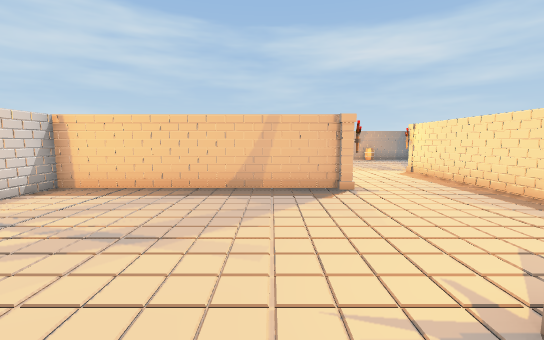
[1] (above)

13 first-person views from a walk through a scene from a Unity 3-D project. The camera is 1.3 m above the floor, tilts 6° down and sees 90° across. The floor is counted in squares, 1 m on a side. Each view is taken from the middle of a square. On the plan, view 1 faces up. The plan holds only what a view shows up to about 13 squares ahead; the rest is blank. The player character is not drawn.

[2]
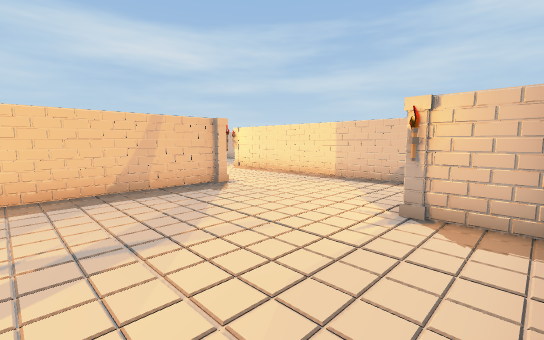

[3]
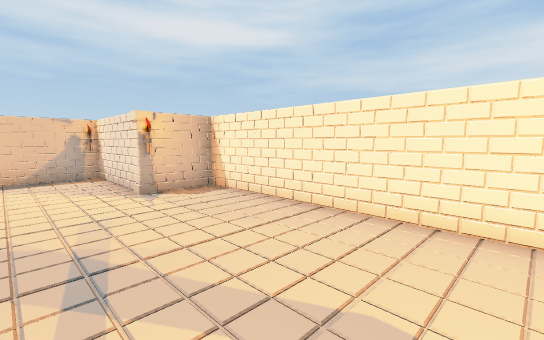

[4]
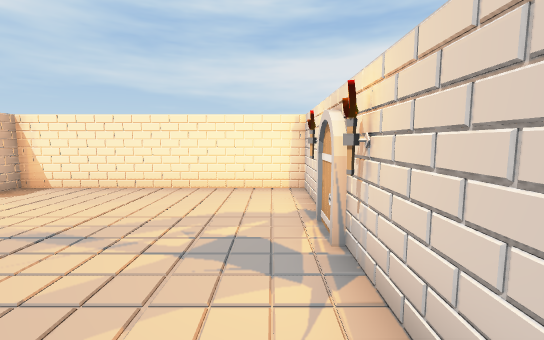

[5]
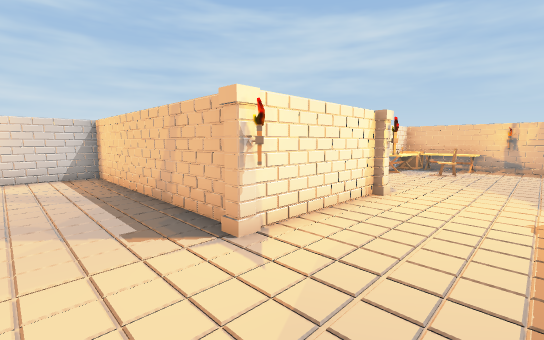

[6]
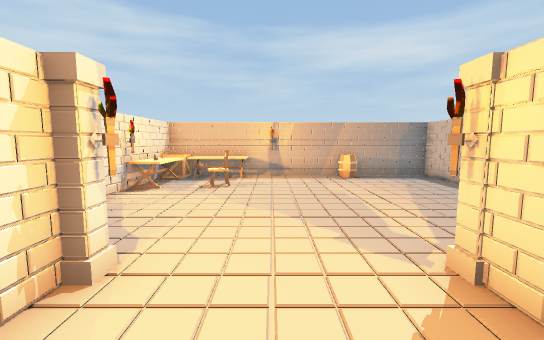

[7]
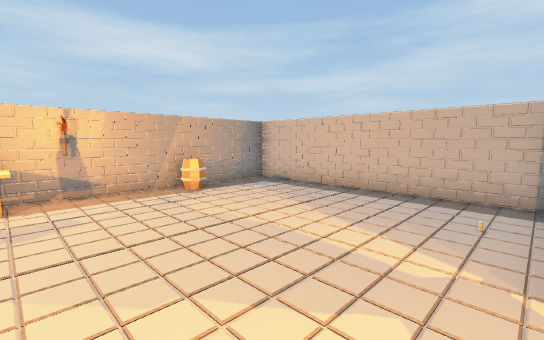

[8]
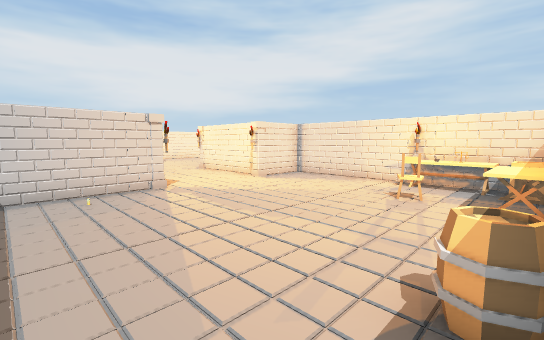

[9]
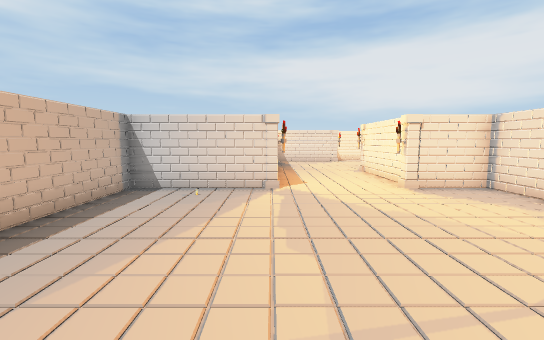

[10]
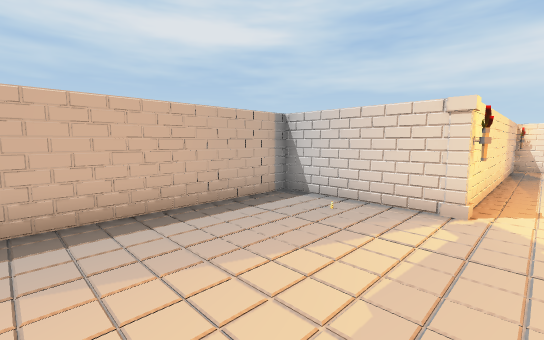

[11]
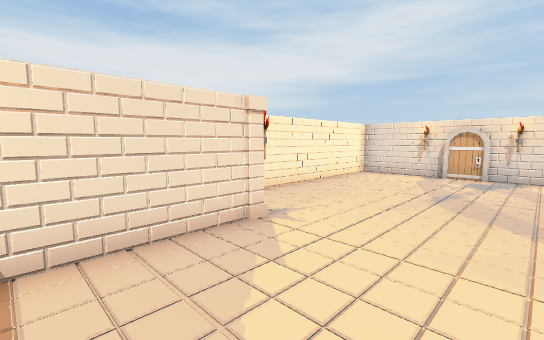

[12]
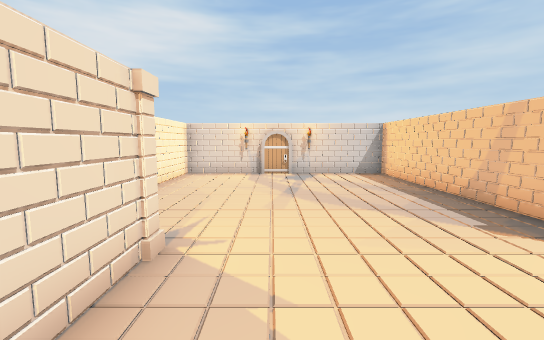

[13]
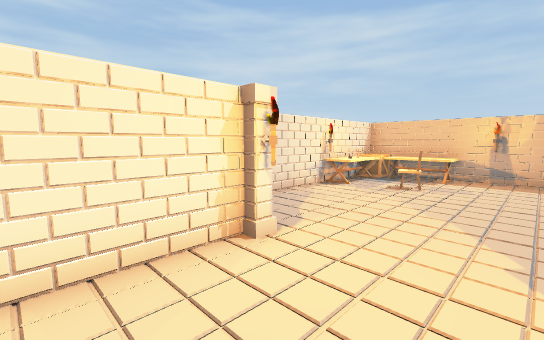

### Floor plan
Points are (right, up) in squares from view 1. A wall is a line through its corners. A room is listed if a view was taken in it or the views show most of it. See-through windows are left out.
Room 1 (views 1, 2, 3, 4, 5, 6, 11, 12, 13)
walls: (2.4, 1.6) (5.9, 1.6); (1.9, 7.4) (-5.9, 7.4) (-5.9, 4.4); (-5.9, 3.6) (-5.9, -0.4) (1.9, -0.4) (1.9, 0.6); (5.9, 2.5) (5.9, 11.4); (2.1, 11.4) (2.1, 7.5)
ways out: opening at (4, 11) to room 2
objects: torch (2, 1); column (2, 2); torch (2, 6); column (2, 7); torch (3, 11)
Room 2 (views 7, 8, 9, 10)
walls: (6.1, 11.6) (9.9, 11.6) (9.9, 19.4) (0.1, 19.4) (0.1, 11.6) (2, 11.6)
ways out: opening at (4, 11) to room 1
objects: table (1, 16) to (1, 18); crate (1, 19); column (2, 12); table (2, 18) to (3, 19); chair (3, 17); torch (4, 19); column (6, 12); torch (6, 13); barrel (7, 19)

Where each view was taken, in squares from view 1:
view 1: 0 up, 0 right, facing up
view 2: 0 up, 3 left, facing up-right
view 3: 4 up, 5 left, facing down-right
view 4: 7 up, 5 left, facing down
view 5: 5 up, 5 right, facing up-left
view 6: 9 up, 4 right, facing up
view 7: 12 up, 3 right, facing up-right
view 8: 19 up, 9 right, facing down-left
view 9: 19 up, 6 right, facing down
view 10: 17 up, 5 right, facing down-right
view 11: 5 up, 5 right, facing down-left
view 12: 3 up, 5 right, facing left
view 13: 9 up, 5 right, facing up-left
